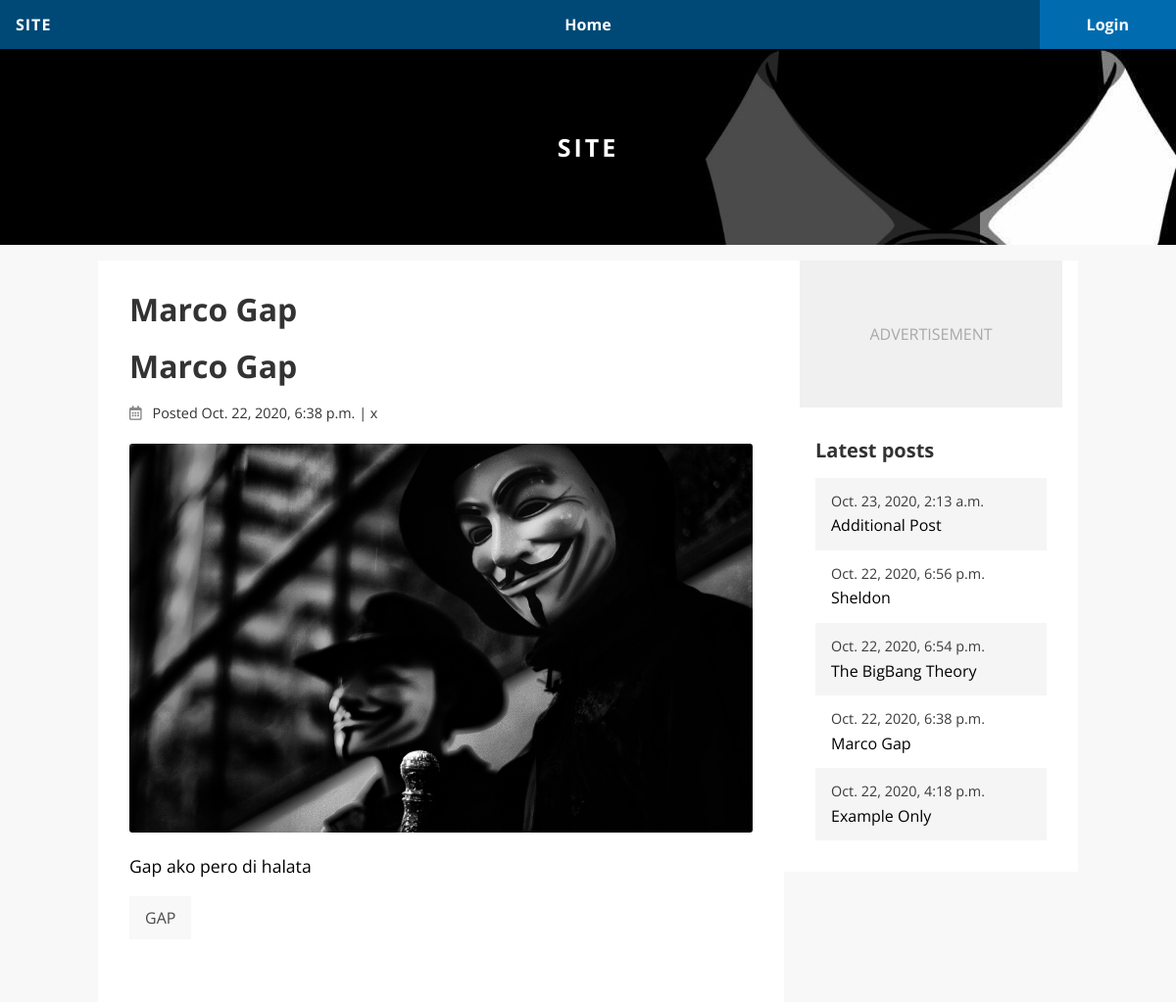
/blog/marco-gap/, run on the app's committed database.
### blog/models.py (models this page shows, shortened)
class Post(models.Model):
	title	= models.CharField(default='', max_length=255)
	body	= models.TextField(default='', blank=True)
	slug 	= models.SlugField(default='',
								blank = True,
								max_length = 255)
	date	= models.DateTimeField(auto_now_add = True,
									null = True)
	updated	= models.DateTimeField(auto_now = True,
									null = True)
	author	= models.ForeignKey(User,
								null = True,
								blank = True,
								on_delete = models.CASCADE)
	tags 	= TaggableManager()
	image 	= models.ImageField(default='',
								blank=True,
								upload_to='images')
	image_thumbnail	= ImageSpecField(source='image',
									processors=[ResizeToFill(700, 150)],
									format='JPEG',
									options={'quality': 60
									})
	test_field = models.TextField(default='',
									blank=True)
	def __str__(self):
		return self.title
	def get_absolute_url(self):
		return reverse('blog:detail',
						args = [str(self.slug)])

### blog/views.py (the view)
# urls.py: path('<slug:slug>/', views.detail, name = 'detail'),
def detail(request, slug = None):
	post = get_object_or_404(Post, slug = slug)
	return render(request, 'blog/detail.html',
					{'section' : 'blog_detail',
					 'post' : post,
					 })

### blog/context_processors.py (called while the page is built)
def latest_posts(request):
	posts = Post.objects.filter().order_by('-date')[:5]
	return {'latest_posts': posts}

### templates/blog/detail.html
{% extends 'base.html' %}
{% block title %} <h1> {{ post }}  </h1> {% endblock %}
{% block content %}
	{% include 'blog/_post.html' with post=post %}
{% endblock %}

### templates/blog/_post.html (shortened to what this page needs)
<div class="post">
	{% if section == 'blog_detail' %}
		<h1 class="post-title">{{ post }}</h1>
	{% else %}
		<a href="{{ post.get_absolute_url }}">
			<h2 class="post-title"> {{ post }} </h2>
		</a>
	{% endif %}
	<div class="post-meta">
		<i class="post-date-icon far fa-calendar-alt post-date-icon"></i>
		<span class="post-date-value">Posted {{ post.date }}</span> |
				<span class="post-author"> {{ post.author }} </span>
 	</div>
 	{% if post.image %}
 		<img class="post-image" src="{{ post.image_thumbnail.url }}">
 	{% endif %}
 	<div class="post-body">
 		{% if section == 'blog_detail' %}
 			{{ post.body|linebreaks }}
 		{% else %}
 			{{ post.body|truncatechars:300|linebreaks }}
 		{% endif %}
 	</div>
 	<div class="post-tags">
 		{% for tag in post.tags.all %}
 			<a class="post-tags-tag"
 			href="{% url 'blog:posts_by_tag' tag.slug %}"> {{ tag }} </a>
 		{% endfor %}
 	</div>
</div>

### templates/blog/_post_list.html
<div class="post-list">
	<h2 class="post-list-heading">{{ heading }}</h2>
	{% for post in latest_posts %}
		<a href="{{ post.get_absolute_url }}"
			class="post-list-link {% cycle 'odd' 'even' %}">
			<div class="post-list-date">{{ post.date }}</div>
			<div class="post-list-title">{{ post.title|truncatechars:20 }}</div>
		</a>
	{% endfor %}
</div>

### static/css/base.css (style rules this page uses)
html { line-height:1.15;-webkit-text-size-adjust:100% }
body { margin:0 }
h1 { font-size:2em;margin:0.67em 0 }
a { background-color:transparent }
img { border-style:none }
* { box-sizing:border-box }
body { font-family:'Open Sans', sans-serif;padding-top:50px;background-color:#f8f8f8 }
html { overflow-y:scroll }
a { color:#000 }
p { line-height:1.5em }
h1,h2 { color:#333;margin-top:0 }
.post { margin-bottom:2em }
.post-meta { color:#333;font-size:0.9em;margin-bottom:1.5em }
.post-date-icon { opacity:0.6;margin-right:0.5em }
.post-image { border-radius:3px;width:100% }
.post-body { line-height:1.5em;font-size:1.1em }
.post-tags { margin-bottom:1em }
.post-tags-tag { display:inline-block;background-color:#f8f8f8;padding:0.8em 1em;color:#4A4A4A;text-decoration:none }
.post-list { background-color:#fff;padding:1em }
.post-list-heading { font-size:20px;margin-top:0 }
.post-list-link { padding:1em;display:block;text-decoration:none }
.post-list-date { color:#3B3B3B;margin-bottom:0.5em;font-size:0.9em }
.post-list .odd { background-color:#F5F5F5 }

### data on the page
Post: title "Marco Gap", date "Oct. 22, 2020, 6:38 p.m.", author "x", image_thumbnail (picture), body "Gap ako pero di halata"
Tag: name "GAP"
Post: date "Oct. 23, 2020, 2:13 a.m.", title "Additional Post"
Post: date "Oct. 22, 2020, 6:56 p.m.", title "Sheldon"
Post: date "Oct. 22, 2020, 6:54 p.m.", title "The BigBang Theory"
Post: date "Oct. 22, 2020, 4:18 p.m.", title "Example Only"

### other printed values
{{ heading }} "Latest posts"
